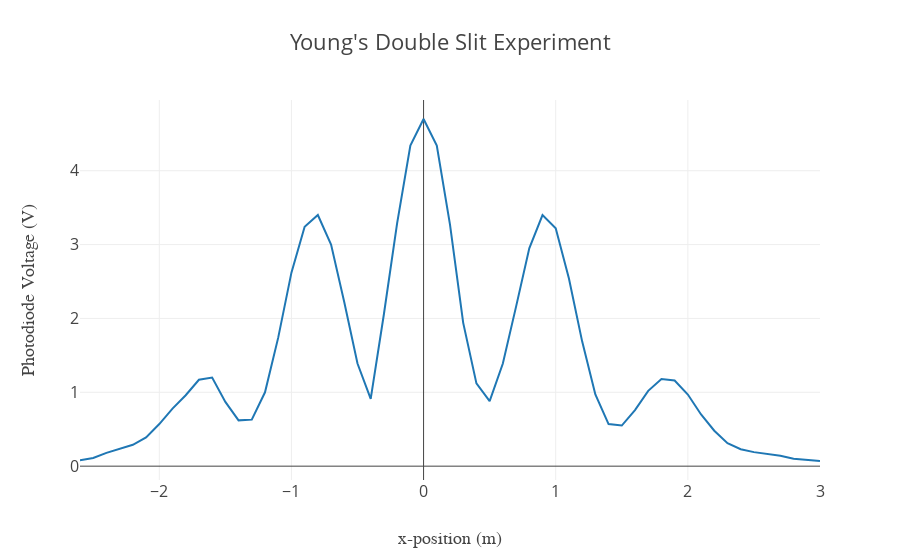

Notebook cell for this chart:
### Markdown cell above
Use `iplot` to plot the data.

### Code cell
iplot({'data': [{"x": xlist, "y": Vlist}], 
        'layout': {'title': "Young's Double Slit Experiment", 
                   'font': dict(size=16),
                   'xaxis': dict( title='x-position (m)',
                                 titlefont=dict(family='Courier New, monospace', 
                                                size=18)),
                   'yaxis': dict( title='Photodiode Voltage (V)',
                                 titlefont=dict(family='Courier New, monospace', 
                                                size=18))}
      })

### Figure 1 — Plotly figure (JSON) as saved in the notebook; plotly's stock layout.template omitted (floating-point values rounded to 4 significant figures)
{"data": [{"x": [-2.6, -2.5, -2.4, -2.3, -2.2, -2.1, -2, -1.9, -1.8, -1.7, -1.6, -1.5, -1.4, -1.3, -1.2, -1.1, -1, -0.9, -0.8, -0.7, -0.6, -0.5, -0.4, -0.3, -0.2, -0.1, 0, 0.1, 0.2, 0.3, 0.4, 0.5, 0.6, 0.7, 0.8, 0.9, 1, 1.1, 1.2, 1.3, 1.4, 1.5, 1.6, 1.7, 1.8, 1.9, 2, 2.1, 2.2, 2.3, 2.4, 2.5, 2.6, 2.7, 2.8, 2.9, 3], "y": [0.08, 0.11, 0.18, 0.23, 0.29, 0.39, 0.57, 0.78, 0.96, 1.17, 1.2, 0.87, 0.62, 0.63, 1, 1.74, 2.62, 3.24, 3.4, 3, 2.22, 1.39, 0.91, 2.06, 3.29, 4.34, 4.7, 4.34, 3.27, 1.94, 1.12, 0.88, 1.39, 2.16, 2.95, 3.4, 3.22, 2.54, 1.69, 0.97, 0.57, 0.55, 0.76, 1.02, 1.18, 1.16, 0.97, 0.7, 0.48, 0.31, 0.23, 0.19, 0.17, 0.14, 0.1, 0.08, 0.07]}], "layout": {"font": {"size": 16}, "title": "Young's Double Slit Experiment", "xaxis": {"title": "x-position (m)", "titlefont": {"family": "Courier New, monospace", "size": 18}}, "yaxis": {"title": "Photodiode Voltage (V)", "titlefont": {"family": "Courier New, monospace", "size": 18}}}}
